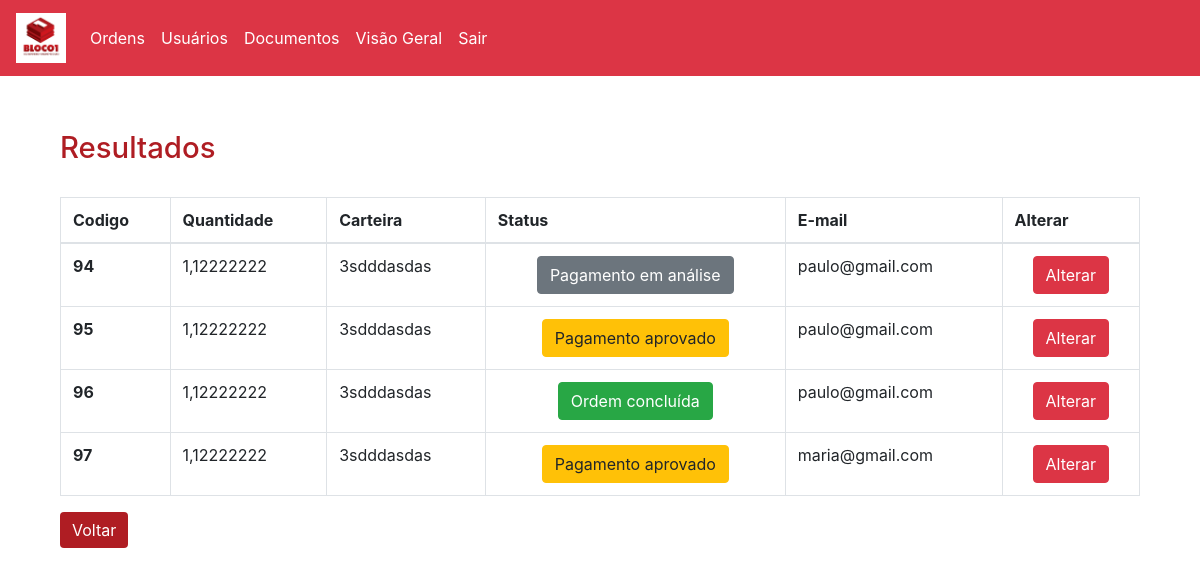
Screenshot of /adm/busca.php (signed in) with the database file from the repository.
### tables this page shows
CREATE TABLE `ordens` (
  `cod` int(11) NOT NULL,
  `valor_total` varchar(30) NOT NULL,
  `quantidade` varchar(20) NOT NULL,
  `carteira` varchar(150) NOT NULL,
  `tipo` varchar(50) NOT NULL,
  `nome` varchar(100) NOT NULL,
  `tamanho` varchar(50) NOT NULL,
  `email` varchar(50) NOT NULL,
  `valor_compra` varchar(20) NOT NULL,
  `valor_venda` varchar(20) NOT NULL,
  `valor_ordem` varchar(20) NOT NULL,
  `data` varchar(10) NOT NULL,
  `hora` varchar(10) NOT NULL,
  `status` int(11) NOT NULL,
  `date` timestamp NOT NULL DEFAULT CURRENT_TIMESTAMP ON UPDATE CURRENT_TIMESTAMP
);

### adm/busca.php (the view, shortened to what this page needs)
<?php
include "../adm/menu.php";
include "../Back/conexao.php";
?>
<head>
<link rel="stylesheet" type="text/css" href="../style/style.css">
</head>
<div class='container'>
    <div classs="row">
        <div class="col-md-12">
            <h2 class='espaco-padrao'>Resultados </h2>
            <div class="row">
    <div class="col-md-12">
    <table class="table table-bordered">
  <thead>
    <tr>
      <th scope="col">Codigo</th>
      <th scope="col">Quantidade</th>
      <th scope="col">Carteira</th>
      <th scope="col">Status</th>
      <th scope="col">E-mail</th>
      <th scope="col">Alterar</th>
    </tr>
  </thead>
  <tbody>
    <tr>
    <?php
$busca = $_POST['busca'];
$consulta = ("select * from ordens where email LIKE '%$busca%'");
$resultado = mysqli_query($link,$consulta);
if($resultado == true){
    foreach($resultado as $rows){
        $codigo = $rows['cod'];
        $quantidade = $rows['quantidade'];
        $carteira = $rows['carteira'];
        $status = $rows['status'];
        $email = $rows['email'];
?>
<div class="col-md-12">
            <div class="row">
      <th scope="row"><?php echo $codigo?></th>
            </div>
        </div>
        <div class="col-md-12">
            <div class="row">
      <td><?php echo  $quantidade ?></td>
            </div>
        </div>
        <div class="col-md-12">
            <div class="row">
      <td><?php echo $carteira ?></td>
            </div>
        </div>
        <div class="col-md-12">
            <div class="row">
      <td align="center"><?php
      if ($status == 0){
        echo "<button type='button' align='center' class='btn btn-secondary'>Pagamento em análise</button>";
      }elseif($status == 1){
        echo "<button type='button' align='center' class='btn btn-warning'>Pagamento aprovado</button>";
     }elseif($status == 2){
        echo "<button type='button' align='center' class='btn btn-danger'>Pagamento reprovado</button>";
      }elseif($status == 3){
        echo "<button type='button' align='center' class='btn btn-dark'>Processando</button>";
      }else{
        echo "<button type='button' align='center' class='btn btn-success'>Ordem concluída</button>";
      }
       ?></td>
            </div>
            <div class="col-md-12">
            <div class="row">
      <td><?php echo $email ?></td>
            </div>
        </div>
            <div class="col-md-12">
            <div class="row">
      <td align='center'><a href="ordens.php?cod= <?=$codigo;?>"><button type="button" class="btn btn-danger">Alterar</button></a></td>
            </div>
        </div>
        </div>
    </tr>
         <?php
    }
        }
        ?>
        </tbody>
</table>
<input type="button" class="btn btn-primary" value="Voltar" onClick="history.go(-1)">
    </div>
</div>
    </div>

### style/style.css (style rules this page uses)
.espaco-padrao { margin-top:5%!important; }
.btn-primary { background-color:#AF1D23!important; border: 1px #AF1D23!important; }
h2 { color:#AF1D23!important; font-size:22pt; }
.table { overflow: scroll!important; }

### rows the page displays
ordens: cod "94", quantidade "1,12222222", carteira "3sdddasdas", status "Pagamento em análise", email "paulo@gmail.com"
ordens: cod "95", quantidade "1,12222222", carteira "3sdddasdas", status "Pagamento aprovado", email "paulo@gmail.com"
ordens: cod "96", quantidade "1,12222222", carteira "3sdddasdas", status "Ordem concluída", email "paulo@gmail.com"
ordens: cod "97", quantidade "1,12222222", carteira "3sdddasdas", status "Pagamento aprovado", email "maria@gmail.com"
